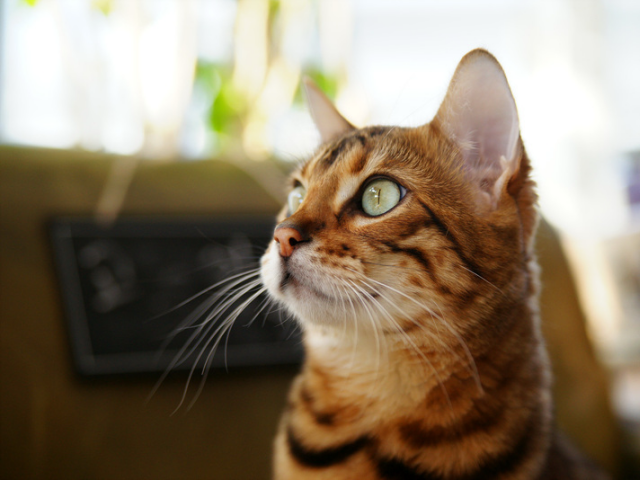
#> input picture big_data/lecture/week9/data/cat.bmp, 640 x 480 px, found by its file name
$ jupyter execute 'practice script.ipynb'
#> lines starting #> are read from the running program, lines starting #| are printed output that depends on the picture
[cell 1]
import sys

import cv2
import matplotlib.pyplot as plt
print(cv2.__version__)

# 주피터 절대경로 .. - mac arm
path = '/Users/junho/Desktop/main/big_data/lecture/week9/data/cat.bmp'
img = cv2.imread(path) # nd array
#> img is the input picture: shape (480, 640, 3); mean B, G, R 104.5, 125.6, 140.8
print(img.shape)
#| (480, 640, 3)
print(img.ndim) # color
#| 3

plt.imshow(cv2.cvtColor(img,cv2.COLOR_BGR2RGB))
plt.show()

[cell 2]
img = cv2.imread(path,cv2.IMREAD_GRAYSCALE)
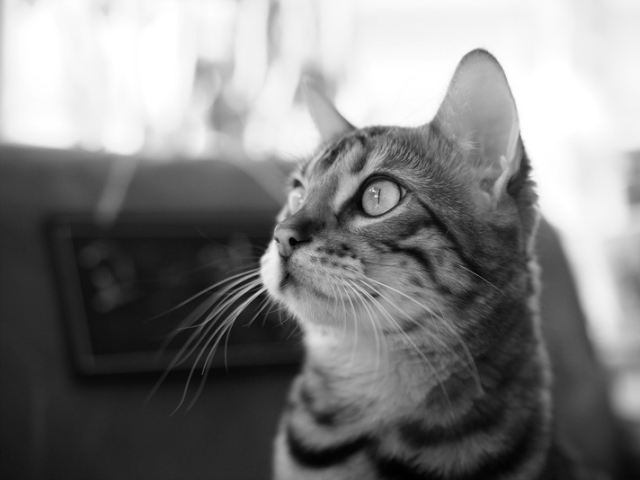
#> img: shape (480, 640); min 0, max 255, mean 127.8
plt.imshow(img)
print(img.shape)
#| (480, 640)
print(img.ndim) # gray scale
#| 2

[cell 3]
plt.imshow(img,cmap='gray')
print(img.shape)
#| (480, 640)
print(img.ndim) # gray scale
#| 2

[cell 4]
plt.imshow(cv2.cvtColor(img,cv2.COLOR_BGR2RGB))

[cell 5]
# img : bmp file
# cv2.imshow() 시 커널 멈춤 현상
img = cv2.imread(path,cv2.IMREAD_GRAYSCALE)
save_path = '/Users/junho/Desktop/main/big_data/lecture/week9/data/cat_gray.png'
cv2.imwrite(save_path,img)
#> Out = True

[cell 6]
imgBGR = cv2.imread(path)
imgRGB = cv2.cvtColor(imgBGR,cv2.COLOR_BGR2RGB)
plt.axis('off')
plt.imshow(imgRGB)
plt.imshow(imgBGR)

img_gray = cv2.imread(path,cv2.IMREAD_GRAYSCALE)
plt.axis('off')
plt.imshow(img_gray,cmap='gray')

plt.subplot(121)
plt.axis('off')
plt.imshow(imgRGB)
plt.subplot(122)
plt.axis('off')
plt.imshow(img_gray,cmap='gray')
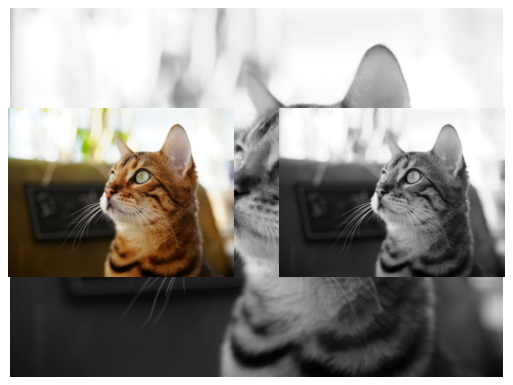
#> figure drawn by matplotlib, 3 panels; B, G, R data is drawn as R, G, B

[cell 7]
cat_bmp_path = '/Users/junho/Desktop/main/big_data/lecture/week9/data/cat.bmp'
img1 = cv2.imread(cat_bmp_path,cv2.IMREAD_GRAYSCALE)
img2 = cv2.imread(cat_bmp_path,cv2.IMREAD_COLOR)
print(type(img1))
#| <class 'numpy.ndarray'>
print(img1.shape)
#| (480, 640)
print(img2.shape)
#| (480, 640, 3)
print(img1.dtype)
#| uint8
print(img1.ndim)
#| 2
print(img2.ndim)
#| 3
